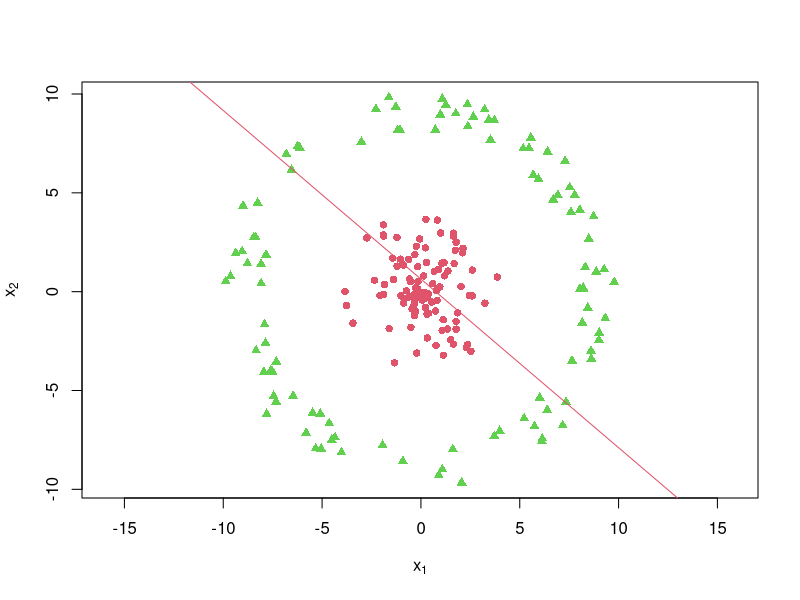
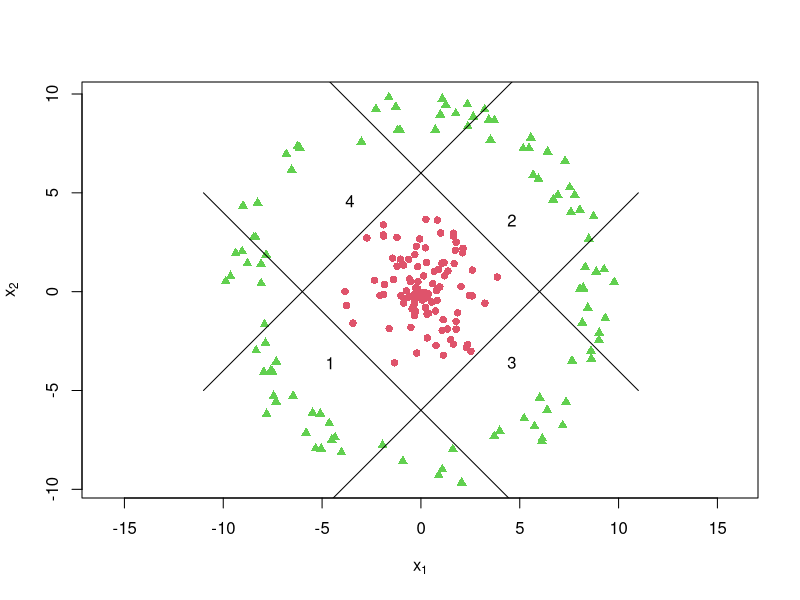
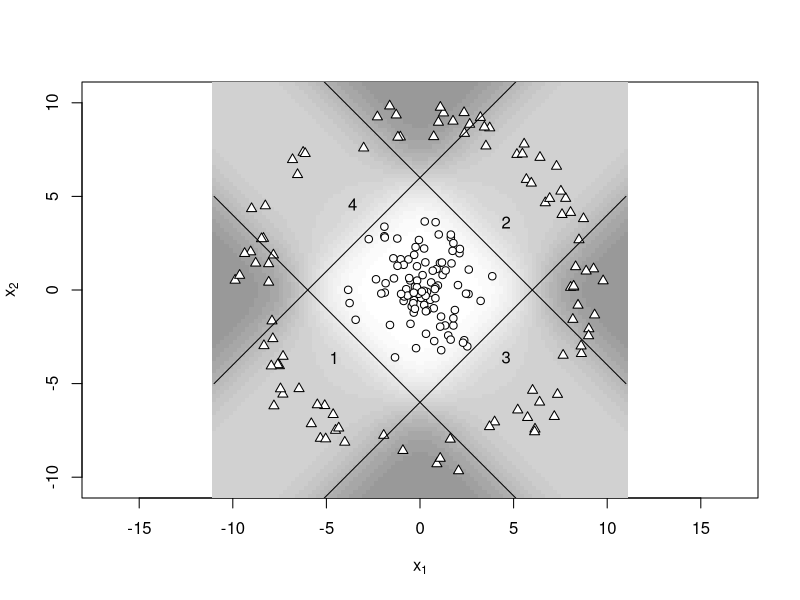
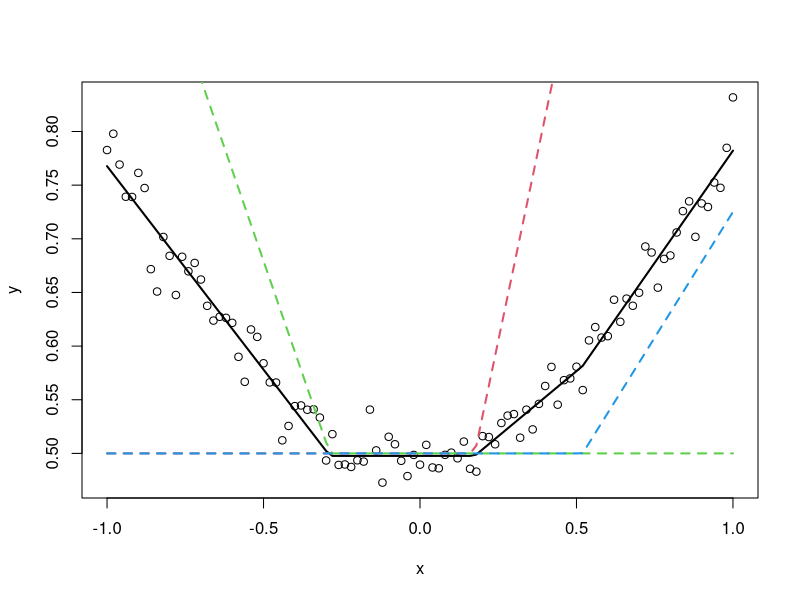
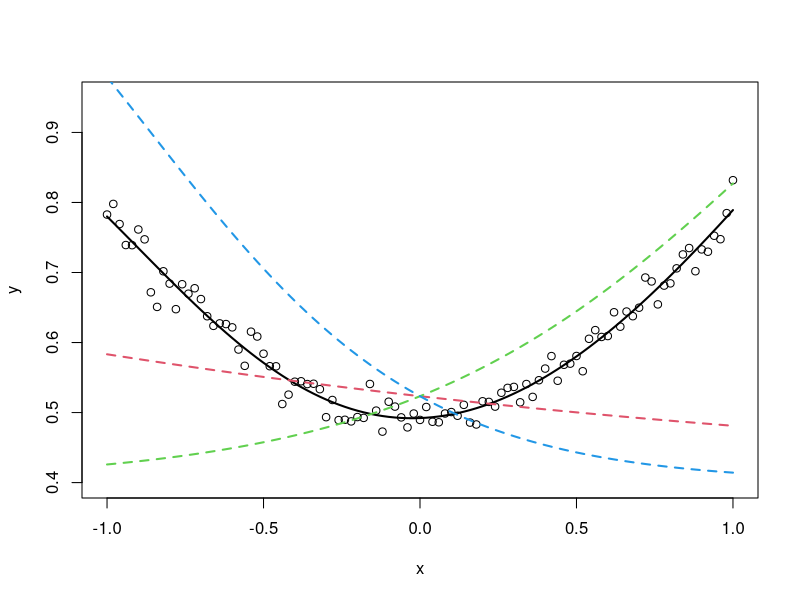
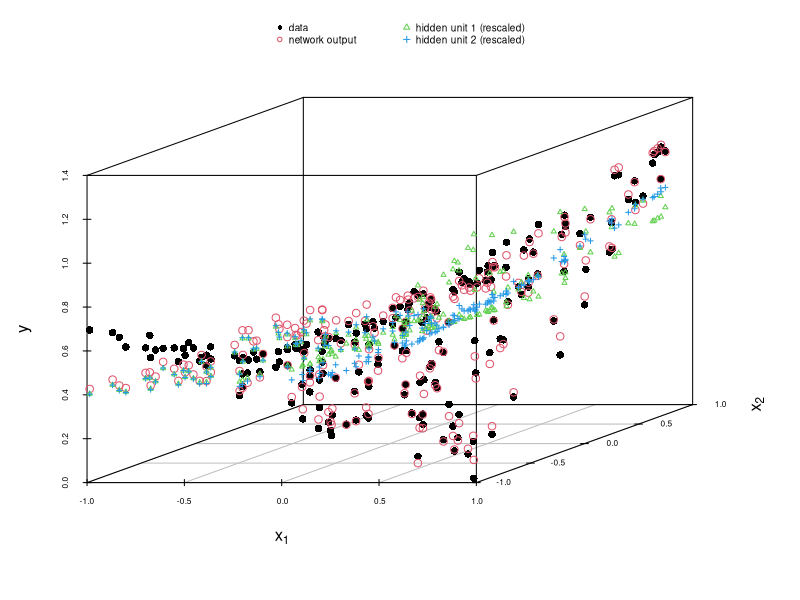
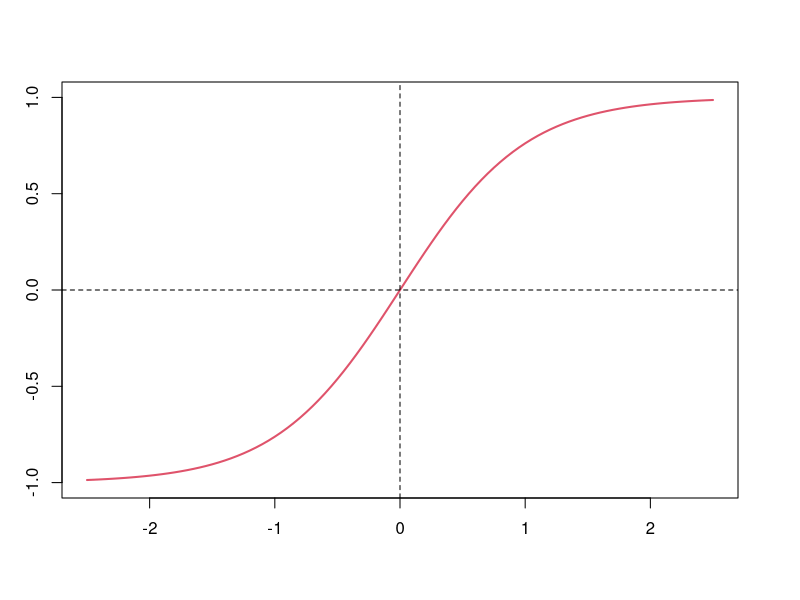
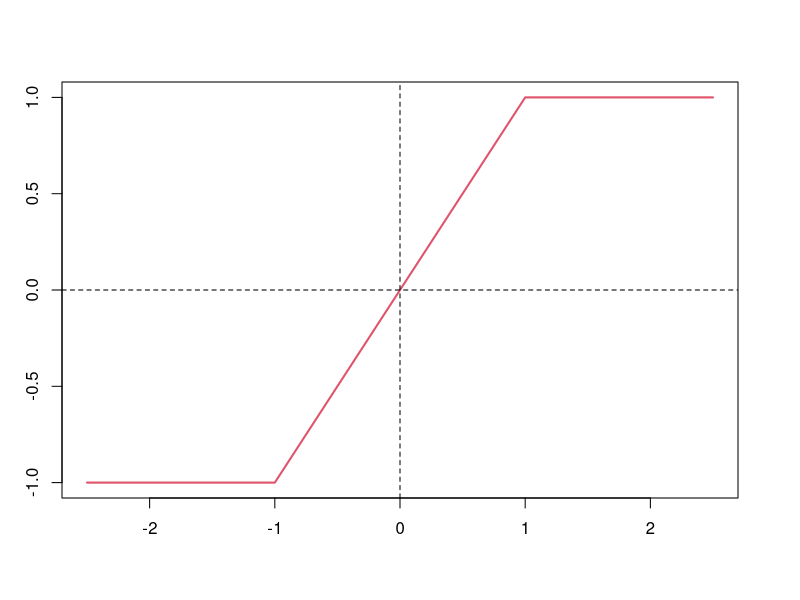

Write the R code that produced these figures, in order.
## ---- chunk 1
set.seed(43) # Tom Wilson
numSamples <- 200 # total number of observations
radius <- 10 # radius of the outer circle
noise <- 0.0001 # amount of noise to be added to the data
d <- matrix(0, ncol = 3, nrow = numSamples)
# matrix to store our generated data

# Generate positive points inside the circle.
for (i in 1:(numSamples / 2)) {
  r <- runif(1, 0, radius * 0.4)
  angle <- runif(1, 0, 2 * pi)
  x <- r * sin(angle)
  y <- r * cos(angle)
  noiseX <- runif(1, -radius, radius) * noise
  noiseY <- runif(1, -radius, radius) * noise
  d[i, ] <- c(0, x, y)
}

# Generate negative points outside the circle.
for (i in (numSamples / 2 + 1):numSamples) {
  r <- runif(1, radius * 0.8, radius)
  angle <- runif(1, 0, 2 * pi)
  x <- r * sin(angle)
  y <- r * cos(angle)
  noiseX <- runif(1, -radius, radius) * noise
  noiseY <- runif(1, -radius, radius) * noise
  d[i, ] <- c(1, x, y)
}
colnames(d) <- c("label", "x1", "x2")
# Plot the training dataset
# plot(d[,2],d[,3], col=d[,1]+2, pch=16, xlab="x1", ylab="x2")
# utils$save_pdf("~/papers/twocultures/fig/","nn-circle-2")
x1 <- seq(-11, 11, length.out = 100)
## ---- chunk 2
#| fig-width: 3.2
#| fig-height: 3
# Fit a logistic regression model
fit <- glm(label ~ x1 + x2, data = as.data.frame(d), family = binomial(link = "logit"))
# Plot the training dataset
plot(d[, 2], d[, 3], col = d[, 1] + 2, pch = 16 + d[, 1], xlab = expression(x[1]), ylab = expression(x[2]), asp = 1)
th <- fit$coefficients
# Plot the decision boundary
abline(-th[1] / th[3], -th[2] / th[3], col = 2)
## ---- chunk 3
#| fig-width: 3.2
#| fig-height: 3
plot(d[, 2], d[, 3], col = d[, 1] + 2, pch = 16 + d[, 1], xlab = expression(x[1]), ylab = expression(x[2]), asp = 1)
# Plot lines that separate once class (red) from another (green)
lines(x1, -x1 - 6)
text(-4.6, -3.6, 1)
lines(x1, -x1 + 6)
text(4.6, 3.6, 2)
lines(x1, x1 - 6)
text(4.6, -3.6, 3)
lines(x1, x1 + 6)
text(-3.6, 4.6, 4)
## ---- chunk 4
#| echo: true
# Define sigmoid function
sigmoid <- function(z) exp(z) / (1 + exp(z))

# Define hidden layer of our neural network
features <- function(x1, x2) {
  z1 <- 6 + x1 + x2
  a1 <- sigmoid(z1) # The bias 6 shifts the decision boundaries
  z2 <- 6 - x1 - x2
  a2 <- sigmoid(z2)
  z3 <- 6 - x1 + x2
  a3 <- sigmoid(z3)
  z4 <- 6 + x1 - x2
  a4 <- sigmoid(z4)
  return(c(a1, a2, a3, a4))
}
## ---- chunk 5
#| echo: true
# Calculate prediction (classification) using our neural network
predict_prob <- function(x) {
  x1 <- x[1]
  x2 <- x[2]
  z <- features(x1, x2)
  mu <- sum(z) - 3.1
  sigmoid(mu)
}
## ---- chunk 6
#| echo: true
# Predict the probability of the positive class for a given point
predict_prob(c(0, 0))
predict_prob(c(0, 10))
## ---- chunk 7
#| results: hide
#| fig-width: 3.2
#| fig-height: 3
x1 <- seq(-11, 11, length.out = 100)
x2 <- seq(-11, 11, length.out = 100)
# Generate all combinations of (x1,x2) values
gr <- as.matrix(expand.grid(x1, x2))
dim(gr)
# Calculate prediction for each point in the grid
yhat <- apply(gr, 1, predict_prob)
length(yhat)
# Plot everything together
image(x1, x2, matrix(yhat, ncol = 100), col = gray.colors(20, start = 0.6, end = 1), asp = 1, xlab = expression(x[1]), ylab = expression(x[2]))
lines(d[, 2], d[, 3], pch = c(21, 24)[d[, 1] + 1], bg = "white", xlab = "x1", ylab = "x2", type = "p")
lines(x1, -x1 - 6)
text(-4.6, -3.6, 1)
lines(x1, -x1 + 6)
text(4.6, 3.6, 2)
lines(x1, x1 - 6)
text(4.6, -3.6, 3)
lines(x1, x1 + 6)
text(-3.6, 4.6, 4)
## ---- chunk 8
#| echo: true
relu <- function(x) max(0, x)
nn <- function(W, f = relu) {
  b0 <- W[1]
  w0 <- W[2:4]
  b1 <- W[5]
  w1 <- W[6:8]
  z0 <- apply(b0 + outer(x, w0, "*"), 1:2, f)
  yhat <- b1 + z0 %*% w1
  return(list(yhat = yhat[, 1], z0 = z0))
}
## ---- chunk 9
#| echo: true
set.seed(99) # gretzky
params <- c(0, rnorm(3), 0, rnorm(3))
x <- seq(-1, 1, 0.02)
y <- 0.5 + 0.3 * x^2 + rnorm(length(x), 0, 0.02)
loss <- function(W) sum((nn(W)$yhat - y)^2)
# BFGS is a quasi-Newton optimization method
res <- optim(params, loss, method = "BFGS")
res$par
## ---- chunk 10
#| label: fig-relu
#| fig-cap: "Noisy quadratic function approximated by a neural network with ReLU activation function."

o <- nn(res$par)
plot(x, y)
lines(x, o$yhat, lwd = 2)
lines(x, 0.5 + o$z0[, 1], col = 2, lwd = 2, lty = 2)
lines(x, 0.5 + o$z0[, 2], col = 3, lwd = 2, lty = 2)
lines(x, 0.5 + o$z0[, 3], col = 4, lwd = 2, lty = 2)
## ---- chunk 11
#| fig-cap: "Noisy quadratic function approximated by a neural network with tanh activation function."
set.seed(8) # gretzky
params <- c(0, rnorm(3), 0, rnorm(3))
loss <- function(W) mean((nn(W, f = tanh)$yhat - y)^2)
res <- optim(params, loss, method = "BFGS")
o <- nn(res$par, f = tanh)
plot(x, y, ylim = c(0.4, 0.95))
lines(x, o$yhat, lwd = 2)
lines(x, 0.5 * o$z0[, 1] + 0.9, lwd = 2, lty = 2, col = 2)
lines(x, 0.5 * o$z0[, 2] + 0.9, lwd = 2, lty = 2, col = 3)
lines(x, 0.5 * o$z0[, 3] + 0.9, lwd = 2, lty = 2, col = 4)
## ---- chunk 12
#| fig-height: 5
set.seed(99) # ovi
x1 <- runif(200, -1, 1)
x2 <- runif(200, -1, 1)
y <- 0.5 + 0.1 * x1 + 0.2 * x2 + 0.5 * x1 * x2 + rnorm(length(x1), 0, 0.02)
library("scatterplot3d")
s3d <- scatterplot3d(x1, x2, y, pch = 16, cex.axis = 0.5, xlab = expression(x[1]), ylab = expression(x[2]), zlab = "y")
x <- cbind(x1, x2)
nn <- function(W, f = relu) {
  b0 <- W[1]
  w0 <- W[2:5]
  b1 <- W[6]
  w1 <- W[7:8]
  w0 <- matrix(w0, nrow = 2)
  z0 <- apply(b0 + x %*% w0, 1:2, f)
  yhat <- b1 + z0 %*% w1
  return(list(yhat = yhat[, 1], z0 = z0))
}
W <- c(0, rnorm(4), 0, rnorm(2))
loss <- function(W) sum((nn(W, f = tanh)$yhat - y)^2)
res <- optim(W, fn = loss, method = "BFGS")
o <- nn(res$par, f = tanh)
s3d$points3d(x1, x2, o$yhat, col = 2, pch = 1)
s3d$points3d(x1, x2, 0.5 * o$z0[, 1] + 0.9, col = 3, pch = 2, cex = 0.5)
s3d$points3d(x1, x2, 0.5 * o$z0[, 2] + 0.9, col = 4, pch = 3, cex = 0.5)
legend("top", c("data", "network output", "hidden unit 1 (rescaled)", "hidden unit 2 (rescaled)"), pch = c(16, 1, 2, 3), col = c(1, 2, 3, 4), bty = "n", cex = 0.6, ncol = 2, xpd = NA, inset = c(0, -0.16))
## ---- chunk 13
#| fig-width: 1.74
#| fig-height: 1.6
#| layout-ncol: 3
#| fig-cap:
#|   - "tanh"
#|   - "Hard tanh"
#|   - "softplus"
#|   - "ReLU"
#|   - "Leaky ReLU"
#|   - "sigmoid"
x <- seq(-2.5, 2.5, 0.05)
ytanh <- tanh(x)
yhardtanh <- pmax(-1, pmin(1, x))
ysoftplus <- log(1 + exp(x))
yrelu <- pmax(0, x)
yleakyrelu <- pmax(0.1 * x, x)
ysigmoid <- 1 / (1 + exp(-x))
plot(x, ytanh, type = "l", col = 2, lwd = 2, ylim = c(-1, 1), xlab = "", ylab = "")
abline(h = 0, lty = 2)
abline(v = 0, lty = 2)
plot(x, yhardtanh, type = "l", col = 2, lwd = 2, ylim = c(-1, 1), xlab = "", ylab = "")
abline(h = 0, lty = 2)
abline(v = 0, lty = 2)
plot(x, ysoftplus, type = "l", col = 2, lwd = 2, ylim = range(0, ysoftplus), xlab = "", ylab = "")
abline(h = 0, lty = 2)
abline(v = 0, lty = 2)
plot(x, yrelu, type = "l", col = 2, lwd = 2, ylim = range(yrelu), xlab = "", ylab = "")
abline(h = 0, lty = 2)
abline(v = 0, lty = 2)
plot(x, yleakyrelu, type = "l", col = 2, lwd = 2, ylim = range(yleakyrelu), xlab = "", ylab = "")
abline(h = 0, lty = 2)
abline(v = 0, lty = 2)
plot(x, ysigmoid, type = "l", col = 2, lwd = 2, ylim = c(0, 1), xlab = "", ylab = "")
abline(h = 0, lty = 2)
abline(v = 0, lty = 2)
